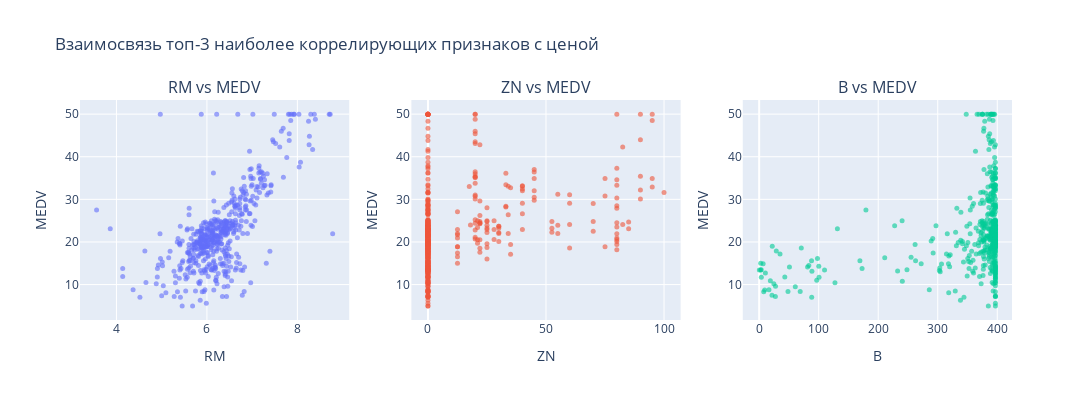

Notebook cell for this chart:
### Code cell
# Анализ самых значимых признаков (топ-3 кроме самой цены)
# target_correlation.index[1:4]: берем индексы с 1 по 3 (исключая MEDV на позиции 0)
top_features = target_correlation.index[1:4]
print(top_features)
top_abs = abs_correlation.index[:5]
print(top_abs)

# Создание subplots с 1 строкой и 3 колонками
# subplot_titles: заголовки для каждого subplot
fig = make_subplots(rows=1, 
                    cols=len(top_features),
                    subplot_titles=[f"{feat} vs MEDV" for feat in top_features])

# Добавление scatter plots для каждого признака
for i, feature in enumerate(top_features, 1):  # enumerate начинается с 1 для нумерации колонок
    fig.add_trace(
        go.Scatter(
            x=df[feature],  # данные по оси X (признак)
            y=df['MEDV'],   # данные по оси Y (цена)
            mode='markers', # режим отображения - точки
            name=feature,   # название для легенды
            marker=dict(size=5, opacity=0.6)  # настройки маркеров: размер и прозрачность
        ),
        row=1, col=i  # позиция в subplot
    )
    fig.update_xaxes(title_text=feature, row=1, col=i)  # подпись оси X
    fig.update_yaxes(title_text="MEDV", row=1, col=i)   # подпись оси Y

fig.update_layout(
    height=400,      # высота графика
    width=1200,      # ширина графика
    title_text="Взаимосвязь топ-3 наиболее коррелирующих признаков с ценой",
    showlegend=False # скрыть легенду (не нужна для отдельных графиков)
)
fig.show()

### Figure 1 — Plotly figure (JSON) as saved in the notebook; plotly's stock layout.template omitted (floating-point values rounded to 4 significant figures; data arrays with more than 128 entries replaced by an {"elided": "..."} marker saying what was removed)
{"data": [{"marker": {"opacity": 0.6, "size": 5}, "mode": "markers", "name": "RM", "type": "scatter", "x": {"elided": "506 float values"}, "xaxis": "x", "y": {"elided": "506 float values"}, "yaxis": "y"}, {"marker": {"opacity": 0.6, "size": 5}, "mode": "markers", "name": "ZN", "type": "scatter", "x": {"elided": "506 float values"}, "xaxis": "x2", "y": {"elided": "506 float values"}, "yaxis": "y2"}, {"marker": {"opacity": 0.6, "size": 5}, "mode": "markers", "name": "B", "type": "scatter", "x": {"elided": "506 float values"}, "xaxis": "x3", "y": {"elided": "506 float values"}, "yaxis": "y3"}], "layout": {"annotations": [{"font": {"size": 16}, "showarrow": false, "text": "RM vs MEDV", "x": 0.1444, "xanchor": "center", "xref": "paper", "y": 1, "yanchor": "bottom", "yref": "paper"}, {"font": {"size": 16}, "showarrow": false, "text": "ZN vs MEDV", "x": 0.5, "xanchor": "center", "xref": "paper", "y": 1, "yanchor": "bottom", "yref": "paper"}, {"font": {"size": 16}, "showarrow": false, "text": "B vs MEDV", "x": 0.8556, "xanchor": "center", "xref": "paper", "y": 1, "yanchor": "bottom", "yref": "paper"}], "height": 400, "showlegend": false, "title": {"text": "Взаимосвязь топ-3 наиболее коррелирующих признаков с ценой"}, "width": 1200, "xaxis": {"anchor": "y", "domain": [0, 0.2889], "title": {"text": "RM"}}, "xaxis2": {"anchor": "y2", "domain": [0.3556, 0.6444], "title": {"text": "ZN"}}, "xaxis3": {"anchor": "y3", "domain": [0.7111, 1], "title": {"text": "B"}}, "yaxis": {"anchor": "x", "domain": [0, 1], "title": {"text": "MEDV"}}, "yaxis2": {"anchor": "x2", "domain": [0, 1], "title": {"text": "MEDV"}}, "yaxis3": {"anchor": "x3", "domain": [0, 1], "title": {"text": "MEDV"}}}}
